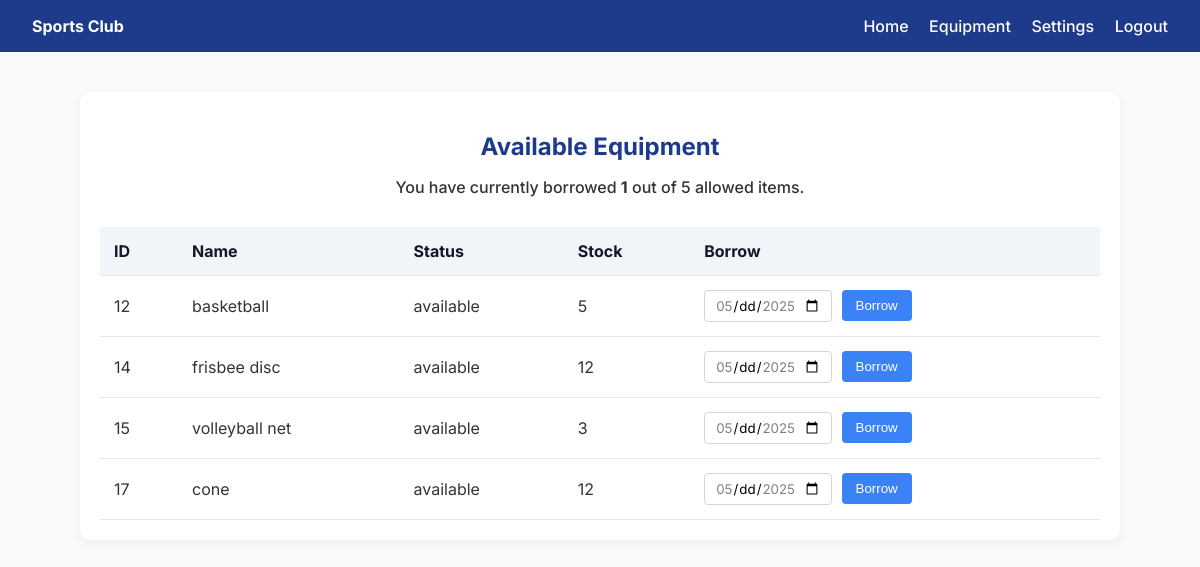
The page /view_equipment.php (signed in) on the database as committed earlier.
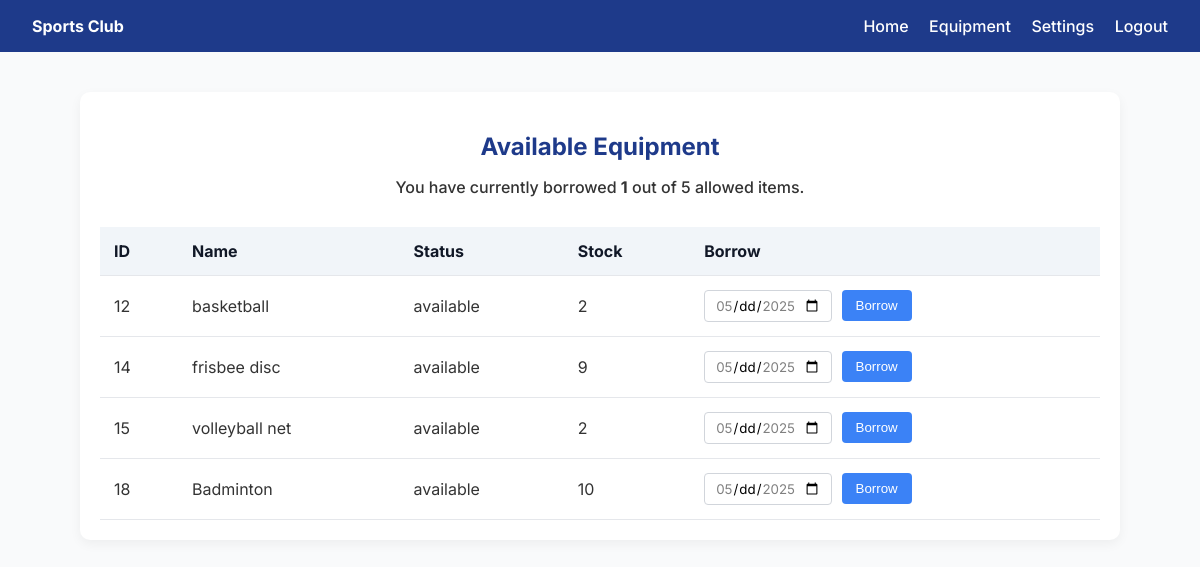
The same page on the database as committed later.
### tables this page shows
CREATE TABLE `equipment` (
  `equipment_id` int(11) NOT NULL,
  `name` varchar(100) NOT NULL,
  `quantity` int(11) NOT NULL,
  `status` enum('available','borrowed','maintenance') DEFAULT 'available',
  `stock` int(11) NOT NULL DEFAULT 0
);

### view_equipment.php (the view, shortened to what this page needs)
<?php
include 'db_connect.php';
$settings_query = "SELECT borrowing_limit FROM settings WHERE id = 1";
$settings_result = $conn->query($settings_query);
$settings = $settings_result->fetch_assoc();
$borrow_limit = $settings['borrowing_limit'];
$equipment_query = "SELECT equipment_id, name, status, stock FROM equipment WHERE stock > 0";
$equipment_result = $conn->query($equipment_query);
$borrow_count_query = "SELECT COUNT(*) AS borrowed_items FROM borrow_transactions WHERE member_id = ? AND status = 'Borrowed'";
$stmt = $conn->prepare($borrow_count_query);
$stmt->bind_param("i", $_SESSION['user_id']);
$stmt->execute();
$borrow_count_result = $stmt->get_result();
$borrowed_items = $borrow_count_result->fetch_assoc()['borrowed_items'];
?>
<!DOCTYPE html>
<html lang="en">
<head>
</head>
<body>
<header>
    <div><strong>Sports Club</strong></div>
    <nav>
        <a href="member_dashboard.php">Home</a>
        <a href="view_equipment.php">Equipment</a>
        <a href="edit_profile.php">Settings</a>
        <a href="logout.php">Logout</a>
    </nav>
</header>
<div class="container">
    <h2>Available Equipment</h2>
    <p>You have currently borrowed <strong><?php echo $borrowed_items; ?></strong> out of <?php echo $borrow_limit; ?> allowed items.</p>
    <table>
        <thead>
            <tr><th>ID</th><th>Name</th><th>Status</th><th>Stock</th><th>Borrow</th></tr>
        </thead>
        <tbody>
        <?php while ($row = $equipment_result->fetch_assoc()) { ?>
            <tr>
                <td><?php echo htmlspecialchars($row['equipment_id']); ?></td>
                <td><?php echo htmlspecialchars($row['name']); ?></td>
                <td><?php echo htmlspecialchars($row['status']); ?></td>
                <td><?php echo htmlspecialchars($row['stock']); ?></td>
                <td>
                    <form method="POST">
                        <input type="date" name="return_date" required min="<?= date('Y-m-d'); ?>" max="<?= date('Y-m-d', strtotime('+3 days')); ?>">
                        <button type="submit" <?= ($borrowed_items >= $borrow_limit || $row['stock'] <= 0) ? 'disabled' : ''; ?>>Borrow</button>
                    </form>
                </td>
            </tr>
        <?php } ?>
        </tbody>
    </table>
</div>
</body>
</html>

Rows that differ between the two databases and show on the page:
removed equipment: equipment_id "17", name "cone", status "available", stock "12"
changed equipment "basketball": stock "5" → "2"
changed equipment "frisbee disc": stock "12" → "9"
changed equipment "volleyball net": stock "3" → "2"
added equipment: equipment_id "18", name "Badminton", status "available", stock "10"
